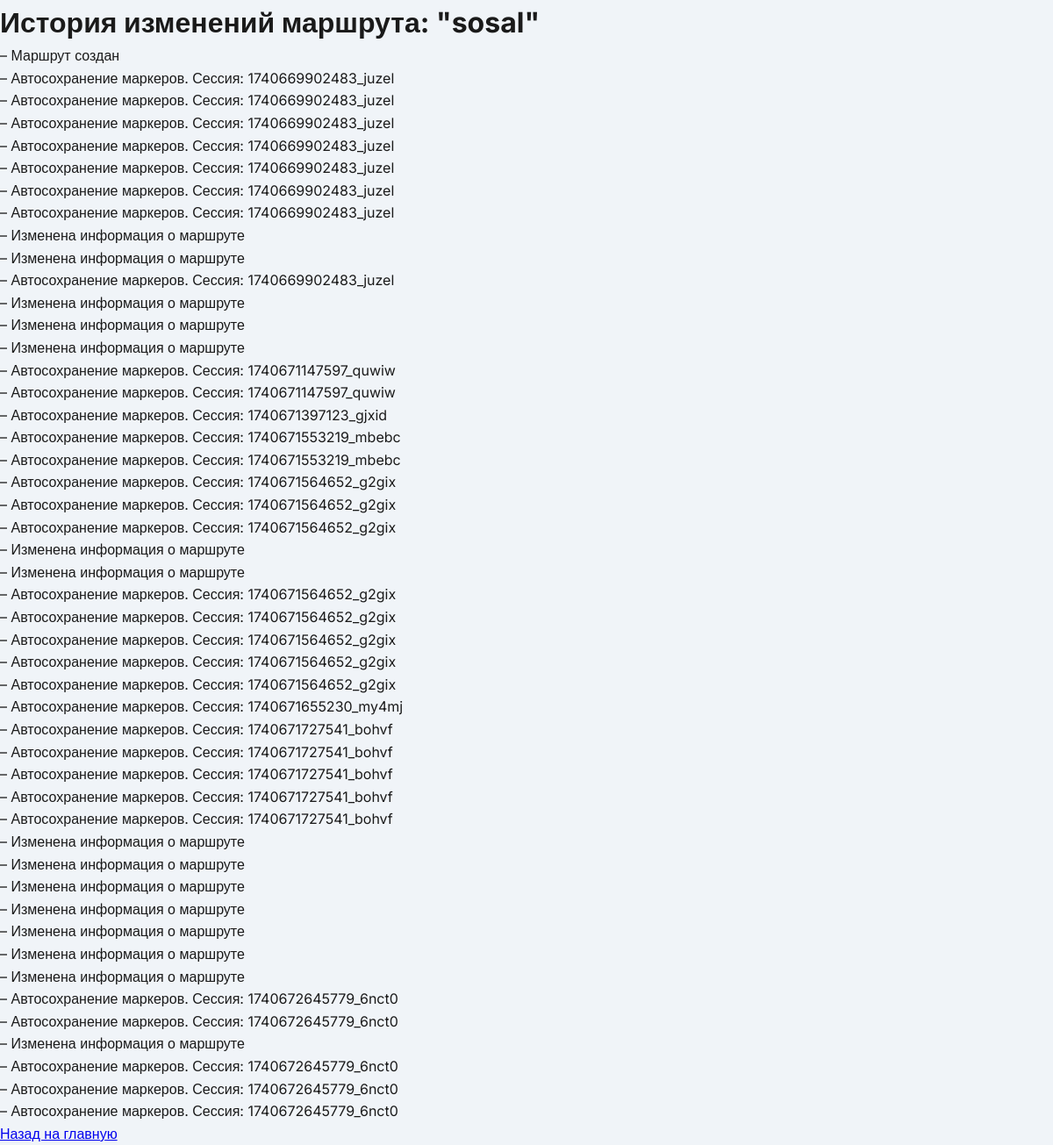
/route/1/history (signed in), run on an earlier commit of the app's database.
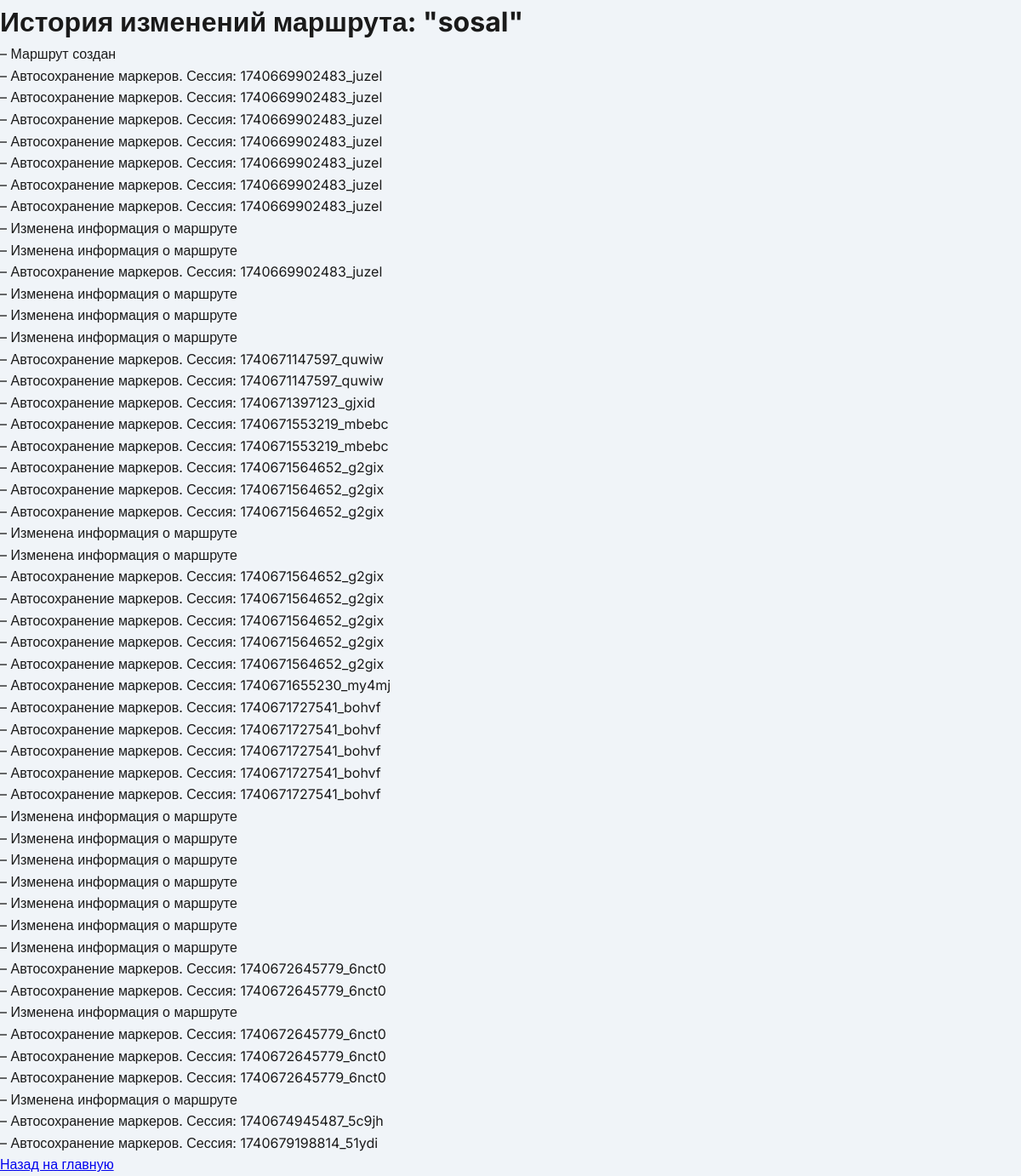
And on a later commit of the database.
### app.py (models this page shows)
class ChangeHistory(db.Model):
    id = db.Column(db.Integer, primary_key=True)
    change_desc = db.Column(db.Text)
    route_id = db.Column(db.Integer, db.ForeignKey('route.id'))
    session = db.Column(db.String(100), nullable=True)

### app.py (the view)
@app.route('/route/<int:route_id>/history')
@login_required
def route_history(route_id):
    route = Route.query.get_or_404(route_id)
    if route.user_id != current_user.id:
        flash("У вас нет доступа к просмотру истории этого маршрута")
        return redirect(url_for('index'))
    histories = route.changes
    return render_template('history.html', route=route, histories=histories)

### app.py (called while the page is built)
@login_manager.user_loader
def load_user(user_id):
    return User.query.get(int(user_id))

### templates/history.html (shortened to what this page needs)
<!DOCTYPE html>
<html lang="ru">
<head>
  <link rel="stylesheet" href="{{ url_for('static', filename='css/styles.css') }}">
</head>
<body>
  <h1>История изменений маршрута: "{{ route.title }}"</h1>
  {% if histories %}
    <ul>
      {% for history in histories %}
        <li>
           – {{ history.change_desc }}
        </li>
      {% endfor %}
    </ul>
  {% else %}
    <p>История изменений отсутствует.</p>
  {% endif %}
  <a href="{{ url_for('index') }}">Назад на главную</a>
</body>
</html>

What changed in the data, as far as the page shows it:
added ChangeHistory: change_desc "Изменена информация о маршруте"
added ChangeHistory: change_desc "Автосохранение маркеров. Сессия: 1740674945487_5c9jh"
added ChangeHistory: change_desc "Автосохранение маркеров. Сессия: 1740679198814_51ydi"
